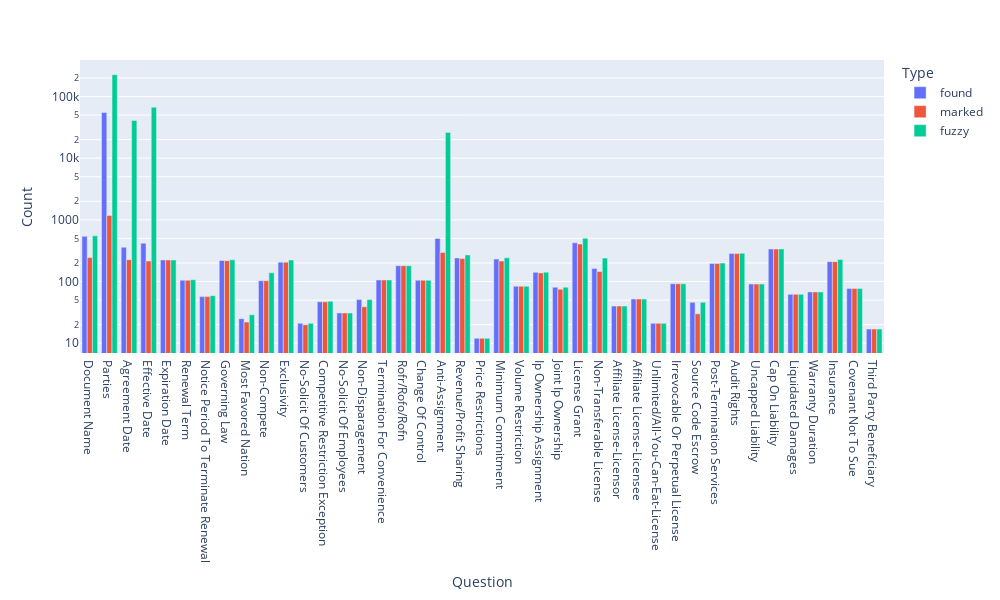

Notebook cell for this chart:
### Code cell
fig = px.bar(df, x="Question", y="Count", color="Type", barmode="group",log_y=True, width=1000, height=600)
fig.write_image("Figures_For_Report/answer_occurence_analysis_Answers_Marked_plotly.png")
fig.show()

### Figure 1 — Plotly figure (JSON) as saved in the notebook; plotly's stock layout.template omitted (floating-point values rounded to 4 significant figures)
{"data": [{"alignmentgroup": "True", "hovertemplate": "Type=found<br>Question=%{x}<br>Count=%{y}<extra></extra>", "legendgroup": "found", "marker": {"color": "#636efa", "pattern": {"shape": ""}}, "name": "found", "offsetgroup": "found", "orientation": "v", "showlegend": true, "textposition": "auto", "type": "bar", "x": ["Document Name", "Parties", "Agreement Date", "Effective Date", "Expiration Date", "Renewal Term", "Notice Period To Terminate Renewal", "Governing Law", "Most Favored Nation", "Non-Compete", "Exclusivity", "No-Solicit Of Customers", "Competitive Restriction Exception", "No-Solicit Of Employees", "Non-Disparagement", "Termination For Convenience", "Rofr/Rofo/Rofn", "Change Of Control", "Anti-Assignment", "Revenue/Profit Sharing", "Price Restrictions", "Minimum Commitment", "Volume Restriction", "Ip Ownership Assignment", "Joint Ip Ownership", "License Grant", "Non-Transferable License", "Affiliate License-Licensor", "Affiliate License-Licensee", "Unlimited/All-You-Can-Eat-License", "Irrevocable Or Perpetual License", "Source Code Escrow", "Post-Termination Services", "Audit Rights", "Uncapped Liability", "Cap On Liability", "Liquidated Damages", "Warranty Duration", "Insurance", "Covenant Not To Sue", "Third Party Beneficiary"], "xaxis": "x", "y": [542, 55176, 359, 418, 224, 105, 57, 219, 25, 103, 206, 21, 47, 31, 51, 106, 181, 105, 500, 241, 12, 231, 84, 141, 81, 425, 163, 40, 52, 21, 92, 46, 197, 286, 91, 337, 62, 68, 210, 77, 17], "yaxis": "y"}, {"alignmentgroup": "True", "hovertemplate": "Type=marked<br>Question=%{x}<br>Count=%{y}<extra></extra>", "legendgroup": "marked", "marker": {"color": "#EF553B", "pattern": {"shape": ""}}, "name": "marked", "offsetgroup": "marked", "orientation": "v", "showlegend": true, "textposition": "auto", "type": "bar", "x": ["Document Name", "Parties", "Agreement Date", "Effective Date", "Expiration Date", "Renewal Term", "Notice Period To Terminate Renewal", "Governing Law", "Most Favored Nation", "Non-Compete", "Exclusivity", "No-Solicit Of Customers", "Competitive Restriction Exception", "No-Solicit Of Employees", "Non-Disparagement", "Termination For Convenience", "Rofr/Rofo/Rofn", "Change Of Control", "Anti-Assignment", "Revenue/Profit Sharing", "Price Restrictions", "Minimum Commitment", "Volume Restriction", "Ip Ownership Assignment", "Joint Ip Ownership", "License Grant", "Non-Transferable License", "Affiliate License-Licensor", "Affiliate License-Licensee", "Unlimited/All-You-Can-Eat-License", "Irrevocable Or Perpetual License", "Source Code Escrow", "Post-Termination Services", "Audit Rights", "Uncapped Liability", "Cap On Liability", "Liquidated Damages", "Warranty Duration", "Insurance", "Covenant Not To Sue", "Third Party Beneficiary"], "xaxis": "x", "y": [245, 1182, 226, 215, 224, 105, 57, 218, 22, 103, 206, 20, 47, 31, 39, 106, 181, 105, 297, 236, 12, 215, 84, 138, 75, 405, 146, 40, 52, 21, 92, 30, 197, 285, 91, 337, 62, 68, 210, 77, 17], "yaxis": "y"}, {"alignmentgroup": "True", "hovertemplate": "Type=fuzzy<br>Question=%{x}<br>Count=%{y}<extra></extra>", "legendgroup": "fuzzy", "marker": {"color": "#00cc96", "pattern": {"shape": ""}}, "name": "fuzzy", "offsetgroup": "fuzzy", "orientation": "v", "showlegend": true, "textposition": "auto", "type": "bar", "x": ["Document Name", "Parties", "Agreement Date", "Effective Date", "Expiration Date", "Renewal Term", "Notice Period To Terminate Renewal", "Governing Law", "Most Favored Nation", "Non-Compete", "Exclusivity", "No-Solicit Of Customers", "Competitive Restriction Exception", "No-Solicit Of Employees", "Non-Disparagement", "Termination For Convenience", "Rofr/Rofo/Rofn", "Change Of Control", "Anti-Assignment", "Revenue/Profit Sharing", "Price Restrictions", "Minimum Commitment", "Volume Restriction", "Ip Ownership Assignment", "Joint Ip Ownership", "License Grant", "Non-Transferable License", "Affiliate License-Licensor", "Affiliate License-Licensee", "Unlimited/All-You-Can-Eat-License", "Irrevocable Or Perpetual License", "Source Code Escrow", "Post-Termination Services", "Audit Rights", "Uncapped Liability", "Cap On Liability", "Liquidated Damages", "Warranty Duration", "Insurance", "Covenant Not To Sue", "Third Party Beneficiary"], "xaxis": "x", "y": [550, 225849, 40817, 67129, 224, 107, 59, 225, 29, 139, 223, 21, 48, 31, 51, 106, 181, 105, 26183, 270, 12, 242, 84, 142, 81, 504, 240, 40, 52, 21, 92, 46, 199, 288, 91, 338, 62, 68, 227, 77, 17], "yaxis": "y"}], "layout": {"barmode": "group", "height": 600, "legend": {"title": {"text": "Type"}, "tracegroupgap": 0}, "margin": {"t": 60}, "width": 1000, "xaxis": {"anchor": "y", "autorange": true, "domain": [0, 1], "range": [-0.5, 40.5], "title": {"text": "Question"}, "type": "category"}, "yaxis": {"anchor": "x", "autorange": true, "domain": [0, 1], "range": [0.8417, 5.591], "title": {"text": "Count"}, "type": "log"}}}
